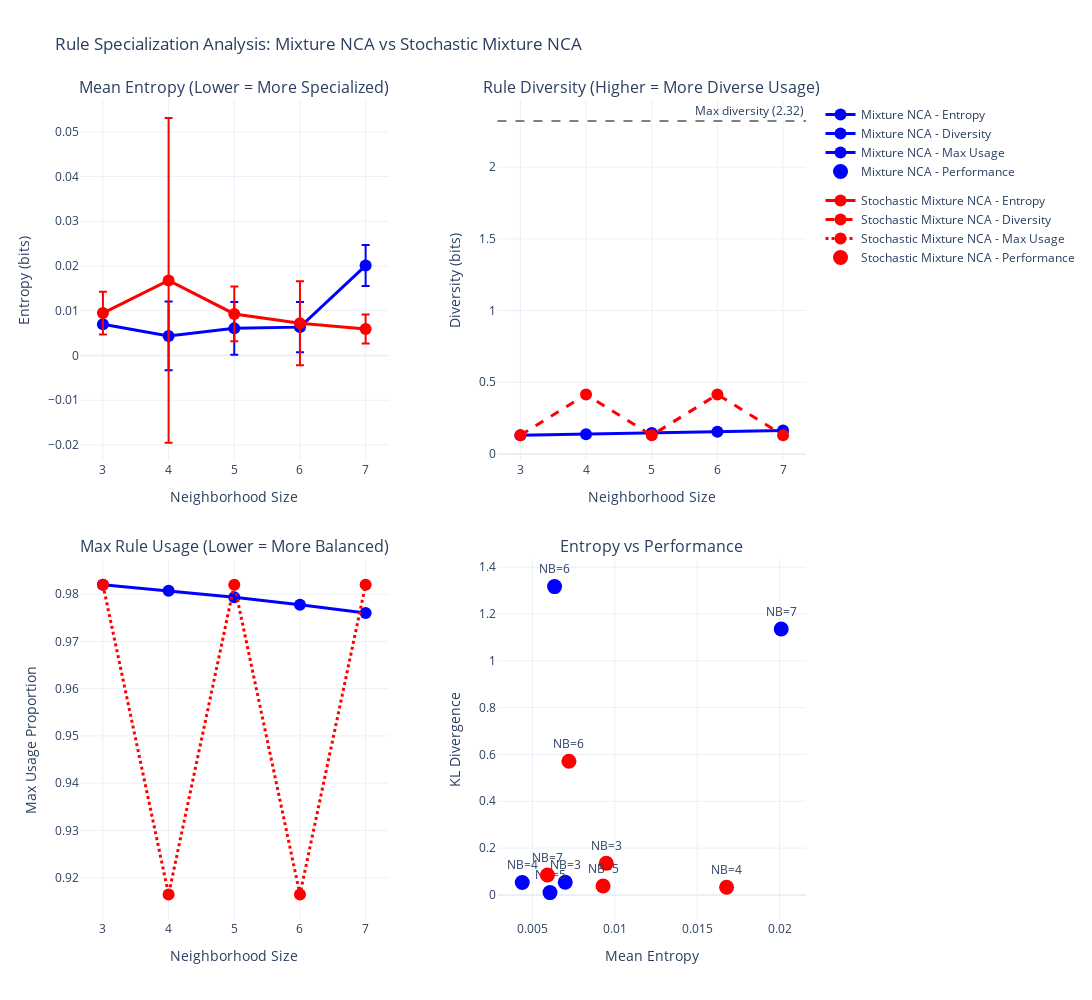

The notebook cell saved with this chart:
### Markdown cell above
Visualize rule specialization metrics

### Code cell
# Visualize rule specialization metrics for both model types
colors = {'Mixture NCA': 'blue', 'Stochastic Mixture NCA': 'red'}

fig = make_subplots(
    rows=2, cols=2,
    subplot_titles=('Mean Entropy (Lower = More Specialized)', 
                    'Rule Diversity (Higher = More Diverse Usage)',
                    'Max Rule Usage (Lower = More Balanced)',
                    'Entropy vs Performance'),
    vertical_spacing=0.12,
    horizontal_spacing=0.15
)

# Get performance data for comparison
perf_data_mix = df_parsed[df_parsed['Model Type'] == 'Mixture NCA'].copy()
perf_data_stoch = df_parsed[df_parsed['Model Type'] == 'Stochastic Mixture NCA'].copy()

# Plot for each model type
for model_type in ['Mixture NCA', 'Stochastic Mixture NCA']:
    model_data = rule_df[rule_df['Model Type'] == model_type].copy()
    model_data = model_data.sort_values('Neighborhood Size')
    color = colors[model_type]
    
    # Plot 1: Mean Entropy
    fig.add_trace(
        go.Scatter(
            x=model_data['Neighborhood Size'],
            y=model_data['Mean Entropy'],
            mode='lines+markers',
            name=f'{model_type} - Entropy',
            error_y=dict(type='data', array=model_data['Std Entropy'], visible=True),
            line=dict(width=3, color=color),
            marker=dict(size=12),
            legendgroup=model_type
        ),
        row=1, col=1
    )
    
    # Plot 2: Rule Diversity
    fig.add_trace(
        go.Scatter(
            x=model_data['Neighborhood Size'],
            y=model_data['Rule Diversity'],
            mode='lines+markers',
            name=f'{model_type} - Diversity',
            line=dict(width=3, color=color, dash='dash' if model_type == 'Stochastic Mixture NCA' else 'solid'),
            marker=dict(size=12),
            legendgroup=model_type
        ),
        row=1, col=2
    )
    
    # Plot 3: Max Rule Usage
    fig.add_trace(
        go.Scatter(
            x=model_data['Neighborhood Size'],
            y=model_data['Max Rule Usage'],
            mode='lines+markers',
            name=f'{model_type} - Max Usage',
            line=dict(width=3, color=color, dash='dot' if model_type == 'Stochastic Mixture NCA' else 'solid'),
            marker=dict(size=12),
            legendgroup=model_type
        ),
        row=2, col=1
    )
    
    # Plot 4: Entropy vs KL Divergence (performance)
    perf_data = perf_data_mix if model_type == 'Mixture NCA' else perf_data_stoch
    if len(perf_data) > 0 and len(model_data) > 0:
        # Merge data
        merged = model_data.merge(perf_data[['Neighborhood Size', 'KL Divergence']], 
                                  on='Neighborhood Size', how='inner')
        if len(merged) > 0:
            fig.add_trace(
                go.Scatter(
                    x=merged['Mean Entropy'],
                    y=merged['KL Divergence'],
                    mode='markers+text',
                    text=[f'NB={nb}' for nb in merged['Neighborhood Size']],
                    textposition="top center",
                    name=f'{model_type} - Performance',
                    marker=dict(size=15, color=color),
                    legendgroup=model_type,
                    hovertemplate=f'<b>{model_type} - NB=%{{text}}</b><br>' +
                                  'Mean Entropy: %{x:.4f}<br>' +
                                  'KL Divergence: %{y:.4f}<br>' +
                                  '<extra></extra>'
                ),
                row=2, col=2
            )

# Add max diversity line
max_diversity = np.log2(5)
fig.add_hline(y=max_diversity, line_dash="dash", line_color="gray",
              annotation_text=f"Max diversity ({max_diversity:.2f})", row=1, col=2)

# Update axes
fig.update_xaxes(title_text="Neighborhood Size", row=1, col=1)
fig.update_xaxes(title_text="Neighborhood Size", row=1, col=2)
fig.update_xaxes(title_text="Neighborhood Size", row=2, col=1)
fig.update_xaxes(title_text="Mean Entropy", row=2, col=2)

fig.update_yaxes(title_text="Entropy (bits)", row=1, col=1)
fig.update_yaxes(title_text="Diversity (bits)", row=1, col=2)
fig.update_yaxes(title_text="Max Usage Proportion", row=2, col=1)
fig.update_yaxes(title_text="KL Divergence", row=2, col=2)

fig.update_layout(
    title_text="Rule Specialization Analysis: Mixture NCA vs Stochastic Mixture NCA",
    height=1000,
    width=1400,
    template='plotly_white',
    showlegend=True
)

fig.show()

print("\n" + "="*60)
print("Interpretation:")
print("="*60)
print("Lower Entropy = More Specialized (rules are more confident in their assignments)")
print("Higher Diversity = Rules are used more evenly (less specialization)")
print("Lower Max Usage = More balanced rule usage")
print("If entropy increases with neighborhood size, rules are losing specialization")
print("Compare Mixture NCA (solid lines) vs Stochastic Mixture NCA (dashed lines)")
print("="*60)

### Figure 1 — Plotly figure (JSON) as saved in the notebook; plotly's stock layout.template omitted (floating-point values rounded to 4 significant figures)
{"data": [{"error_y": {"array": [0.0005676, 0.00768, 0.005883, 0.005626, 0.004577], "type": "data", "visible": true}, "legendgroup": "Mixture NCA", "line": {"color": "blue", "width": 3}, "marker": {"size": 12}, "mode": "lines+markers", "name": "Mixture NCA - Entropy", "type": "scatter", "x": [3, 4, 5, 6, 7], "xaxis": "x", "y": [0.006984, 0.004373, 0.00606, 0.006336, 0.0201], "yaxis": "y"}, {"legendgroup": "Mixture NCA", "line": {"color": "blue", "dash": "solid", "width": 3}, "marker": {"size": 12}, "mode": "lines+markers", "name": "Mixture NCA - Diversity", "type": "scatter", "x": [3, 4, 5, 6, 7], "xaxis": "x2", "y": [0.1301, 0.1373, 0.1451, 0.1537, 0.1632], "yaxis": "y2"}, {"legendgroup": "Mixture NCA", "line": {"color": "blue", "dash": "solid", "width": 3}, "marker": {"size": 12}, "mode": "lines+markers", "name": "Mixture NCA - Max Usage", "type": "scatter", "x": [3, 4, 5, 6, 7], "xaxis": "x3", "y": [0.982, 0.9807, 0.9793, 0.9778, 0.976], "yaxis": "y3"}, {"hovertemplate": "<b>Mixture NCA - NB=%{text}</b><br>Mean Entropy: %{x:.4f}<br>KL Divergence: %{y:.4f}<br><extra></extra>", "legendgroup": "Mixture NCA", "marker": {"color": "blue", "size": 15}, "mode": "markers+text", "name": "Mixture NCA - Performance", "text": ["NB=3", "NB=4", "NB=5", "NB=6", "NB=7"], "textposition": "top center", "type": "scatter", "x": [0.006984, 0.004373, 0.00606, 0.006336, 0.0201], "xaxis": "x4", "y": [0.054, 0.053, 0.01, 1.317, 1.136], "yaxis": "y4"}, {"error_y": {"array": [0.004775, 0.0363, 0.006121, 0.00938, 0.003239], "type": "data", "visible": true}, "legendgroup": "Stochastic Mixture NCA", "line": {"color": "red", "width": 3}, "marker": {"size": 12}, "mode": "lines+markers", "name": "Stochastic Mixture NCA - Entropy", "type": "scatter", "x": [3, 4, 5, 6, 7], "xaxis": "x", "y": [0.009476, 0.01678, 0.009281, 0.007208, 0.005904], "yaxis": "y"}, {"legendgroup": "Stochastic Mixture NCA", "line": {"color": "red", "dash": "dash", "width": 3}, "marker": {"size": 12}, "mode": "lines+markers", "name": "Stochastic Mixture NCA - Diversity", "type": "scatter", "x": [3, 4, 5, 6, 7], "xaxis": "x2", "y": [0.1301, 0.4146, 0.1301, 0.4146, 0.1301], "yaxis": "y2"}, {"legendgroup": "Stochastic Mixture NCA", "line": {"color": "red", "dash": "dot", "width": 3}, "marker": {"size": 12}, "mode": "lines+markers", "name": "Stochastic Mixture NCA - Max Usage", "type": "scatter", "x": [3, 4, 5, 6, 7], "xaxis": "x3", "y": [0.982, 0.9164, 0.982, 0.9164, 0.982], "yaxis": "y3"}, {"hovertemplate": "<b>Stochastic Mixture NCA - NB=%{text}</b><br>Mean Entropy: %{x:.4f}<br>KL Divergence: %{y:.4f}<br><extra></extra>", "legendgroup": "Stochastic Mixture NCA", "marker": {"color": "red", "size": 15}, "mode": "markers+text", "name": "Stochastic Mixture NCA - Performance", "text": ["NB=3", "NB=4", "NB=5", "NB=6", "NB=7"], "textposition": "top center", "type": "scatter", "x": [0.009476, 0.01678, 0.009281, 0.007208, 0.005904], "xaxis": "x4", "y": [0.135, 0.033, 0.038, 0.571, 0.085], "yaxis": "y4"}], "layout": {"annotations": [{"font": {"size": 16}, "showarrow": false, "text": "Mean Entropy (Lower = More Specialized)", "x": 0.2125, "xanchor": "center", "xref": "paper", "y": 1, "yanchor": "bottom", "yref": "paper"}, {"font": {"size": 16}, "showarrow": false, "text": "Rule Diversity (Higher = More Diverse Usage)", "x": 0.7875, "xanchor": "center", "xref": "paper", "y": 1, "yanchor": "bottom", "yref": "paper"}, {"font": {"size": 16}, "showarrow": false, "text": "Max Rule Usage (Lower = More Balanced)", "x": 0.2125, "xanchor": "center", "xref": "paper", "y": 0.44, "yanchor": "bottom", "yref": "paper"}, {"font": {"size": 16}, "showarrow": false, "text": "Entropy vs Performance", "x": 0.7875, "xanchor": "center", "xref": "paper", "y": 0.44, "yanchor": "bottom", "yref": "paper"}, {"showarrow": false, "text": "Max diversity (2.32)", "x": 1, "xanchor": "right", "xref": "x2 domain", "y": 2.322, "yanchor": "bottom", "yref": "y2"}], "height": 1000, "shapes": [{"line": {"color": "gray", "dash": "dash"}, "type": "line", "x0": 0, "x1": 1, "xref": "x2 domain", "y0": 2.322, "y1": 2.322, "yref": "y2"}], "showlegend": true, "title": {"text": "Rule Specialization Analysis: Mixture NCA vs Stochastic Mixture NCA"}, "width": 1400, "xaxis": {"anchor": "y", "domain": [0, 0.425], "title": {"text": "Neighborhood Size"}}, "xaxis2": {"anchor": "y2", "domain": [0.575, 1], "title": {"text": "Neighborhood Size"}}, "xaxis3": {"anchor": "y3", "domain": [0, 0.425], "title": {"text": "Neighborhood Size"}}, "xaxis4": {"anchor": "y4", "domain": [0.575, 1], "title": {"text": "Mean Entropy"}}, "yaxis": {"anchor": "x", "domain": [0.56, 1], "title": {"text": "Entropy (bits)"}}, "yaxis2": {"anchor": "x2", "domain": [0.56, 1], "title": {"text": "Diversity (bits)"}}, "yaxis3": {"anchor": "x3", "domain": [0, 0.44], "title": {"text": "Max Usage Proportion"}}, "yaxis4": {"anchor": "x4", "domain": [0, 0.44], "title": {"text": "KL Divergence"}}}}
